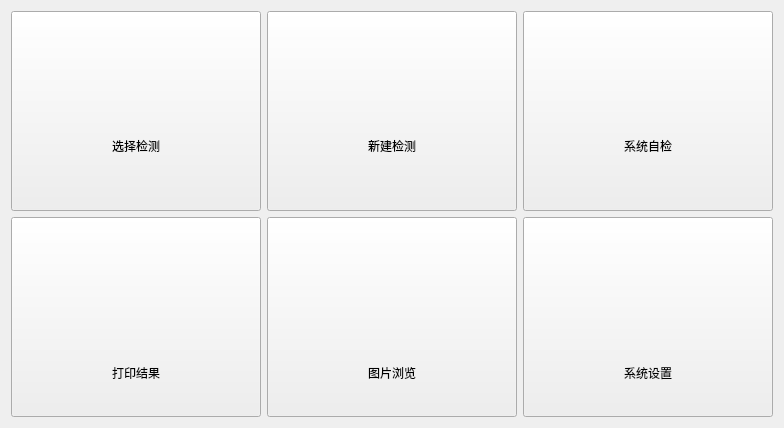
        <widget class="QWidget" name="main_menu">
         <layout class="QGridLayout" name="gridLayout_4">
          <item row="0" column="0">
           <widget class="QPushButton" name="SelectDetect">
            <property name="sizePolicy">
             <sizepolicy hsizetype="Fixed" vsizetype="Fixed">
              <horstretch>0</horstretch>
              <verstretch>0</verstretch>
             </sizepolicy>
            </property>
            <property name="minimumSize">
             <size>
              <width>250</width>
              <height>200</height>
             </size>
            </property>
            <property name="styleSheet">
             <string notr="true"/>
            </property>
            <property name="text">
             <string>




选择检测</string>
            </property>
           </widget>
          </item>
          <item row="0" column="1">
           <widget class="QPushButton" name="NewDetect">
            <property name="sizePolicy">
             <sizepolicy hsizetype="Fixed" vsizetype="Fixed">
              <horstretch>0</horstretch>
              <verstretch>0</verstretch>
             </sizepolicy>
            </property>
            <property name="minimumSize">
             <size>
              <width>250</width>
              <height>200</height>
             </size>
            </property>
            <property name="layoutDirection">
             <enum>Qt::LeftToRight</enum>
            </property>
            <property name="autoFillBackground">
             <bool>false</bool>
            </property>
            <property name="styleSheet">
             <string notr="true"/>
            </property>
            <property name="text">
             <string>




新建检测</string>
            </property>
           </widget>
          </item>
          <item row="0" column="2">
           <widget class="QPushButton" name="SystemInspect">
            <property name="sizePolicy">
             <sizepolicy hsizetype="Fixed" vsizetype="Fixed">
              <horstretch>0</horstretch>
              <verstretch>0</verstretch>
             </sizepolicy>
            </property>
            <property name="minimumSize">
             <size>
              <width>250</width>
              <height>200</height>
             </size>
            </property>
            <property name="styleSheet">
             <string notr="true"/>
            </property>
            <property name="text">
             <string>




系统自检</string>
            </property>
           </widget>
          </item>
          <item row="1" column="0">
           <widget class="QPushButton" name="PrintingResult">
            <property name="sizePolicy">
             <sizepolicy hsizetype="Fixed" vsizetype="Fixed">
              <horstretch>0</horstretch>
              <verstretch>0</verstretch>
             </sizepolicy>
            </property>
            <property name="minimumSize">
             <size>
              <width>250</width>
              <height>200</height>
             </size>
            </property>
            <property name="styleSheet">
             <string notr="true"/>
            </property>
            <property name="text">
             <string>







打印结果</string>
            </property>
           </widget>
          </item>
          <item row="1" column="1">
           <widget class="QPushButton" name="ShowImages">
            <property name="sizePolicy">
             <sizepolicy hsizetype="Fixed" vsizetype="Fixed">
              <horstretch>0</horstretch>
              <verstretch>0</verstretch>
             </sizepolicy>
            </property>
            <property name="minimumSize">
             <size>
              <width>250</width>
              <height>200</height>
             </size>
            </property>
            <property name="styleSheet">
             <string notr="true"/>
            </property>
            <property name="text">
             <string>







图片浏览</string>
            </property>
           </widget>
          </item>
          <item row="1" column="2">
           <widget class="QPushButton" name="SystemSetting">
            <property name="sizePolicy">
             <sizepolicy hsizetype="Fixed" vsizetype="Fixed">
              <horstretch>0</horstretch>
              <verstretch>0</verstretch>
             </sizepolicy>
            </property>
            <property name="minimumSize">
             <size>
              <width>250</width>
              <height>200</height>
             </size>
            </property>
            <property name="styleSheet">
             <string notr="true"/>
            </property>
            <property name="text">
             <string>







系统设置</string>
            </property>
           </widget>
          </item>
         </layout>
        </widget>
